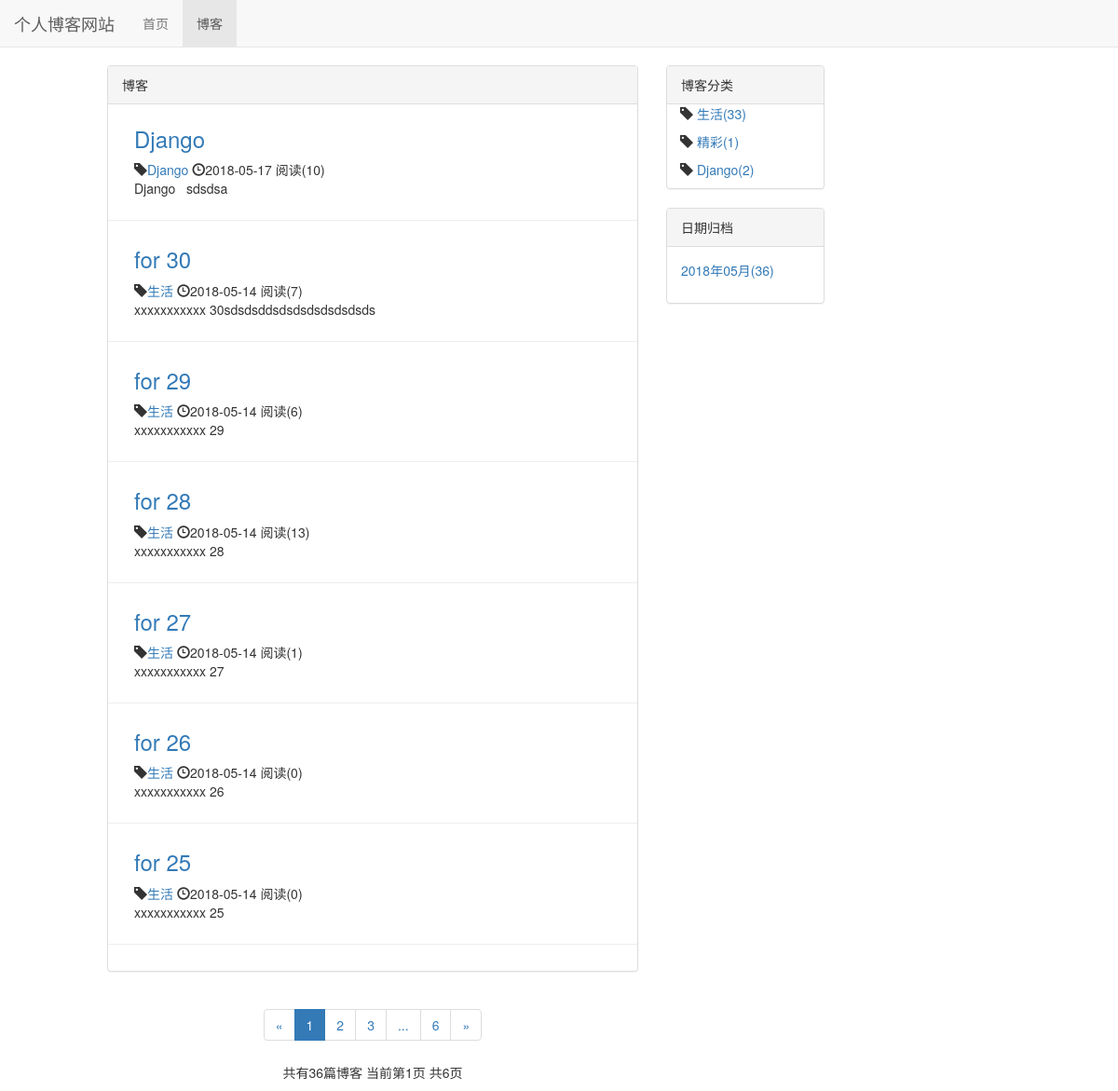
/blog/, run on an earlier commit of the app's database.
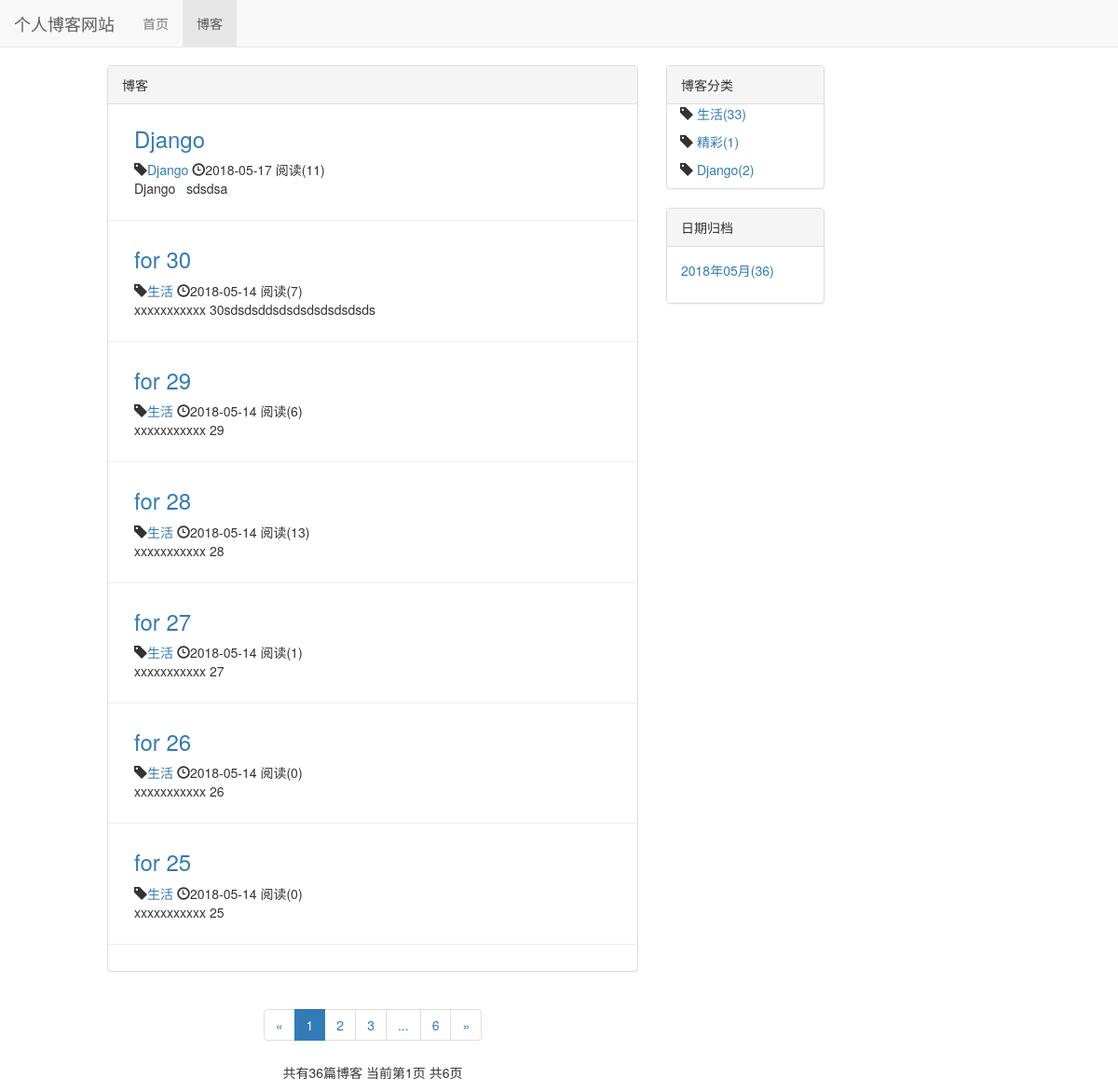
And on a later commit of the database.
### blog/models.py (models this page shows, shortened)
class Blog(models.Model,ReadNumExpandMethod):
    title = models.CharField(max_length=50)
    type_name = models.ForeignKey(BlogType,on_delete = models.DO_NOTHING)
    content = RichTextUploadingField()
    author = models.ForeignKey(User,on_delete=models.DO_NOTHING)
    read_datails = GenericRelation(ReadDetail)
    created_time = models.DateTimeField(auto_now_add = True)
    last_update_time =models.DateTimeField(auto_now = True)
    class Meta:
        ordering = ['-created_time']

class BlogType(models.Model):
    type_name = models.CharField(max_length= 10)
    def __str__(self):
        return self.type_name

### read_statistics/models.py (models this page shows)
class ReadNum(models.Model):
    read_num = models.IntegerField(default=0)
    content_type = models.ForeignKey(ContentType, on_delete=models.DO_NOTHING)
    object_id = models.PositiveIntegerField()
    content_object = GenericForeignKey('content_type', 'object_id')

### blog/views.py (the view)
# urls.py: path('',blog_list,name='blog_list'),
def blog_list(request):
    blogs_all_list = Blog.objects.all()
    context = blog_public_basc(request,blogs_all_list)
    return render(request,'blog/blog_list.html',context)

### read_statistics/models.py (called while the page is built)
    def get_read_num(self):
        try:
            ct = ContentType.objects.get_for_model(self)
            readnum = ReadNum.objects.get(content_type=ct,object_id = self.pk)
            return readnum.read_num
        except exceptions.ObjectDoesNotExist:
            return 0

### blog/templates/blog/blog_list.html (shortened to what the changed rows need)
{% extends 'base.html' %}
{% load staticfiles %}
{% block style_css %}
    <link rel="stylesheet" href="{% static 'blog.css' %}">
{% endblock %}
{% block content %}
    <div class="container-fluid">
        <div class="row">
            <div class="col-xs-12 col-sm-6 col-xs-offset-1">
                <div class="panel panel-default">
                    <div class="panel-boby">
                        {% for blog in blogs %}
                        <div class="blog">
                           <h3><a href="{% url 'blog_datail' blog.pk %}">{{ blog.title }}</a></h3>
                            <p class="blog-info">
                                <span class="glyphicon glyphicon-tag"></span><a href="{% url 'blogs_type' blog.type_name.pk %}">{{blog.type_name}}</a>
                                <span class="glyphicon glyphicon-time"></span>{{blog.created_time|date:"Y-m-d"}}
                                阅读({{blog.get_read_num }})
                            </p>
                            <p>{{ blog.content|striptags|safe|truncatechars:200}}</p>
                        </div>
                        {% empty%}
                            <div class="blog">
                                <h3>-- 暂无博客 --</h3>
                            </div>
                        {% endfor %}
                    </div>
                </div>
            </div>
        </div>
    </div>
{% endblock %}

What changed in the data, as far as the page shows it:
changed through a linked row, Blog "Django": get_read_num "10" → "11"
